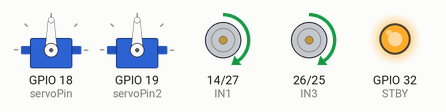
Simulated run of this sketch. Board: ESP32. Parts: 2 × servo, motor-driver pin pairs drawn as motors (green arrow = first pin HIGH = forward, orange = second pin HIGH = backward, longer = more drive, scaled by the enable pin, stopped while the standby pin is LOW), output pins drawn as LEDs (lit = HIGH). What the sketch prints to the serial monitor is not drawn.

Above: at 0.55 s.
At 2.8 s:
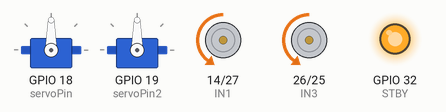
At 4.0 s:
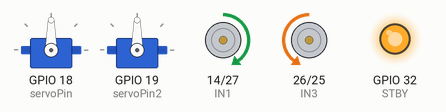
At 5.2 s:
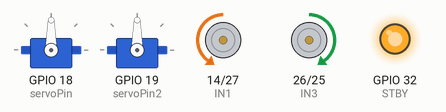
At 7.55 s:
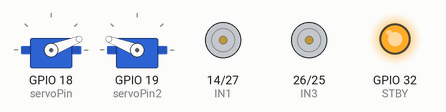
At 9.9 s:
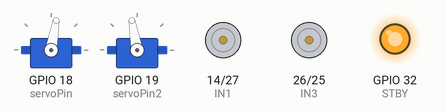
Timing chart, 0 to 12.8 s (numbered marks = the images above):
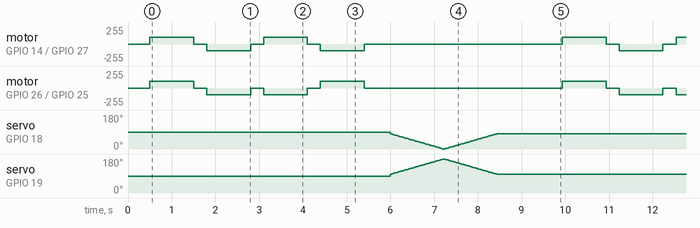

The sketch:

FallShowcaseTest.ino
```cpp
#include <ESP32Servo.h>
#include <math.h>

// --------------------- Motor Pin Mapping (TB6612FNG) --------------------------
#define ENA 12
#define IN1 14
#define IN2 27
#define IN3 26
#define IN4 25
#define ENB 33
#define STBY 32

// --------------------- Servo Pin Mapping -------------------------------------
Servo myservo;    // servo #1
Servo myservo2;   // servo #2

int servoPin  = 18;
int servoPin2 = 19;

int pos = 90;

// --------------------- Motor Functions ---------------------------------------
void forward(int spd) {
  digitalWrite(IN1, HIGH);
  digitalWrite(IN2, LOW);
  digitalWrite(IN3, HIGH);
  digitalWrite(IN4, LOW);
  analogWrite(ENA, spd);
  analogWrite(ENB, spd);
}

void backward(int spd) {
  digitalWrite(IN1, LOW);
  digitalWrite(IN2, HIGH);
  digitalWrite(IN3, LOW);
  digitalWrite(IN4, HIGH);
  analogWrite(ENA, spd);
  analogWrite(ENB, spd);
}

void leftTurn(int spd) {
  digitalWrite(IN1, LOW);
  digitalWrite(IN2, HIGH);
  digitalWrite(IN3, HIGH);
  digitalWrite(IN4, LOW);
  analogWrite(ENA, spd);
  analogWrite(ENB, spd);
}

void rightTurn(int spd) {
  digitalWrite(IN1, HIGH);
  digitalWrite(IN2, LOW);
  digitalWrite(IN3, LOW);
  digitalWrite(IN4, HIGH);
  analogWrite(ENA, spd);
  analogWrite(ENB, spd);
}

void stopMotors() {
  analogWrite(ENA, 0);
  analogWrite(ENB, 0);
}

// --------------------- Demo Helpers ------------------------------------------
void demoMotors() {
  Serial.println("FORWARD");
  forward(100);
  delay(1000);
  stopMotors();
  delay(300);

  Serial.println("BACKWARD");
  backward(100);
  delay(1000);
  stopMotors();
  delay(300);

  Serial.println("RIGHT TURN");
  rightTurn(100);
  delay(1000);
  stopMotors();
  delay(300);

  Serial.println("LEFT TURN");
  leftTurn(100);
  delay(1000);
  stopMotors();
  delay(300);
}

void demoServo() {
  myservo.write(90);
  myservo2.write(90);
  delay(300);

  Serial.println("Servo sweep: 90 → 0");
  for (pos = 80; pos >= 0; pos--) {
    myservo.write(pos);
    myservo2.write(180 - pos);   // second servo mirrors motion
    delay(15);
  }

  Serial.println("Servo sweep: 0 → 90");
  for (pos = 0; pos <= 80; pos++) {
    myservo.write(pos);
    myservo2.write(180 - pos);
    delay(15);
  }

  delay(500);
}

// --------------------- Setup -------------------------------------------------
void setup() {
  Serial.begin(115200);

  // Motor pins
  pinMode(ENA, OUTPUT);
  pinMode(ENB, OUTPUT);
  pinMode(IN1, OUTPUT);
  pinMode(IN2, OUTPUT);
  pinMode(IN3, OUTPUT);
  pinMode(IN4, OUTPUT);
  pinMode(STBY, OUTPUT);
  digitalWrite(STBY, HIGH);

  // Servo setup (your exact style)
  ESP32PWM::allocateTimer(0);
  ESP32PWM::allocateTimer(1);
  ESP32PWM::allocateTimer(2);
  ESP32PWM::allocateTimer(3);

  myservo.setPeriodHertz(50);
  myservo2.setPeriodHertz(50);

  myservo.attach(servoPin, 500, 2400);
  myservo2.attach(servoPin2, 500, 2400);

  myservo.write(90);
  myservo2.write(90);
  delay(500);

  Serial.println("Combined motor + dual-servo demo running (ESP32 core 3.x compatible).");
}

// --------------------- Main Loop ---------------------------------------------
void loop() {
  demoMotors();
  demoServo();
  Serial.println("---- cycle complete ----\n");
  delay(1000);
}
```

Measured:
- by itself, motor on GPIO 26 (IN3) / GPIO 25 (IN4): repeats every 9.4 s: 2 × (stopped 0.30 s, backward 100/255 1.0 s), stopped 0.30 s, forward 100/255 1.0 s, stopped 4.5 s, forward 100/255 1.0 s
- by itself, motor on GPIO 14 (IN1) / GPIO 27 (IN2): repeats every 9.4 s: stopped 0.30 s, backward 100/255 1.0 s, stopped 0.30 s, forward 100/255 1.0 s, stopped 0.30 s, backward 100/255 1.0 s, stopped 4.5 s, forward 100/255 1.0 s
